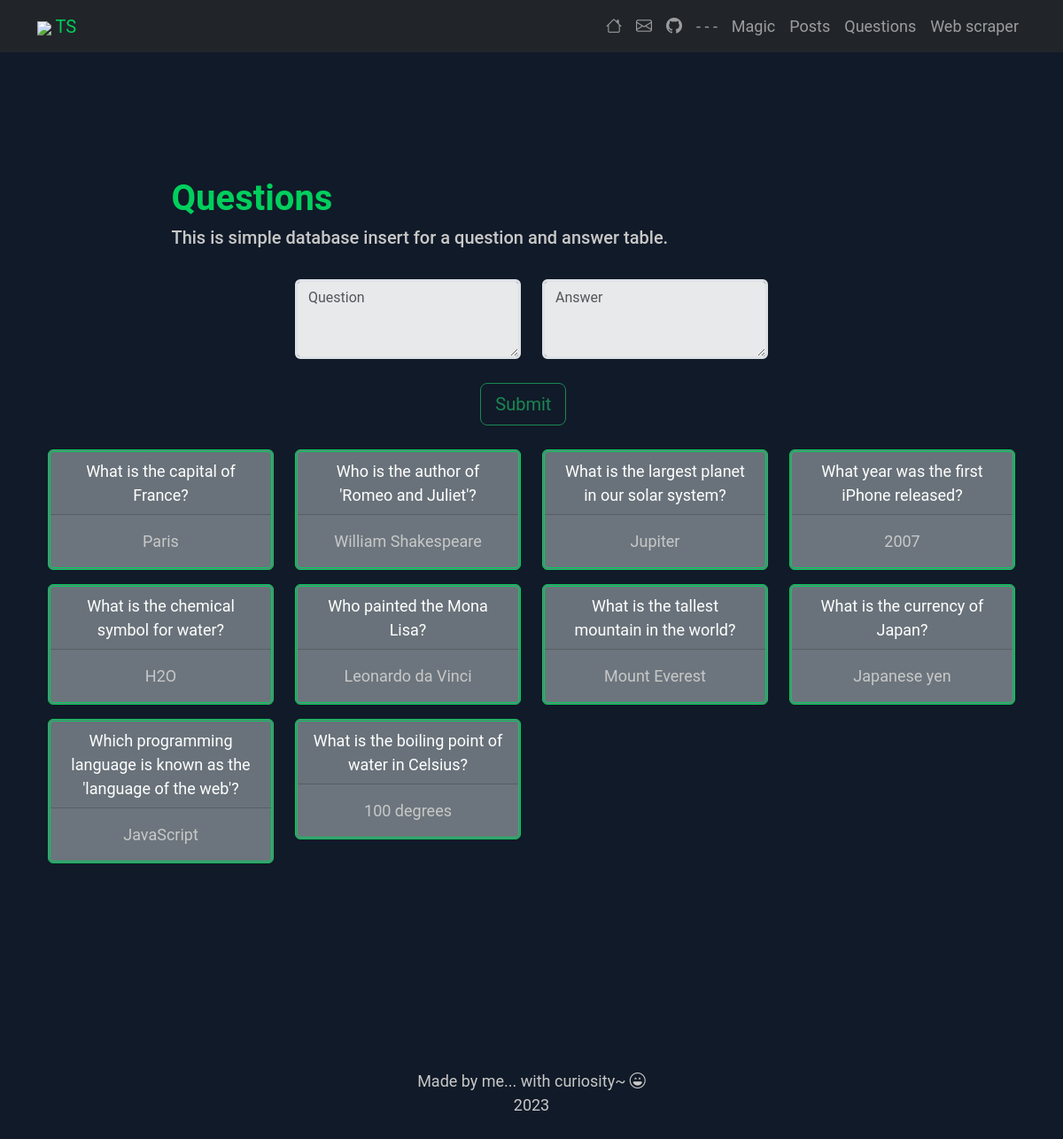
Screenshot of /questions/ with the database file from the repository.
### app/models/question.py (models this page shows, shortened)
class Question(db.Model):
    id = db.Column(db.Integer, primary_key=True)
    content = db.Column(db.Text)
    answer = db.Column(db.Text)

### app/questions/routes.py (the view, shortened to what this page needs)
@bp.route("/", methods=["GET", "POST"])
def index():
    questions = Question.query.all()
    return render_template("questions/index.html", questions=questions)

### app/templates/questions/index.html
{% extends 'base.html' %}
{% block content %}
<section class="parallax-block">
    <div class="container col-lg-9">
        <span class="title">
            <h1>{% block title %} Questions {% endblock %}</h1>
        </span>
        <div class="questions">
            <h5>This is simple database insert for a question and answer table.</h5>
            <br>
        </div>
        <div class="new-question">
            <form method="POST">
                <div class="row justify-content-center">
                    <div class="col-lg-4">
                        <textarea class="form-control" id="q-content" name="content" placeholder="Question" cols="30"
                            rows="3"></textarea>
                    </div>
                    <div class="col-lg-4">
                        <textarea class="form-control" id="q-answer" name="answer" placeholder="Answer" cols="30"
                            rows="3"></textarea>
                    </div>
                </div>
                <br>
                <div class="row justify-content-center">
                    <div class="col-lg-2">
                        <input type="submit" class="btn btn-outline-success btn-lg">
                    </div>
                </div>
            </form>
        </div>
    </div>
    <br>
    <div class="container">
        <div class="row">
            {% for question in questions %}
            <div class="col col-sm-6 col-md-3">
                <div class="card text-white bg-secondary mb-3" style="max-width: 18rem;">
                    <div class="card-header">{{ question.content }}</div>
                    <div class="card-body">
                        <p class="card-text">{{ question.answer }}</p>
                    </div>
                </div>
            </div>
            {% endfor %}
        </div>
    </div>
</section>
{% endblock %}

### app/static/style.css (style rules this page uses)
body { height: 100vh; background: rgba(17, 26, 40, 1); color: rgb(200, 200, 200); font-size: 18px; font-family: Roboto, sans-serif; }
p, h5 { color: rgb(200, 200, 200); }
h1, h2 { color: rgba(0, 207, 93, 1); font-weight: bold; }
.card { text-align: center; border-color: rgba(0, 207, 93, 1); border-style: double; border-width: 3px; }
.form-control { background-color: rgba(255, 255, 255, .9); border-width: 3px; }
.parallax-block { min-height: 100vh; padding-top: 25vh; padding-bottom: 25vh; }

### rows the page displays
Question: content "What is the capital of France?", answer "Paris"
Question: content "Who is the author of 'Romeo and Juliet'?", answer "William Shakespeare"
Question: content "What is the largest planet in our solar system?", answer "Jupiter"
Question: content "What year was the first iPhone released?", answer "2007"
Question: content "What is the chemical symbol for water?", answer "H2O"
Question: content "Who painted the Mona Lisa?", answer "Leonardo da Vinci"
Question: content "What is the tallest mountain in the world?", answer "Mount Everest"
Question: content "What is the currency of Japan?", answer "Japanese yen"
Question: content "Which programming language is known as the 'language of the web'?", answer "JavaScript"
Question: content "What is the boiling point of water in Celsius?", answer "100 degrees"
